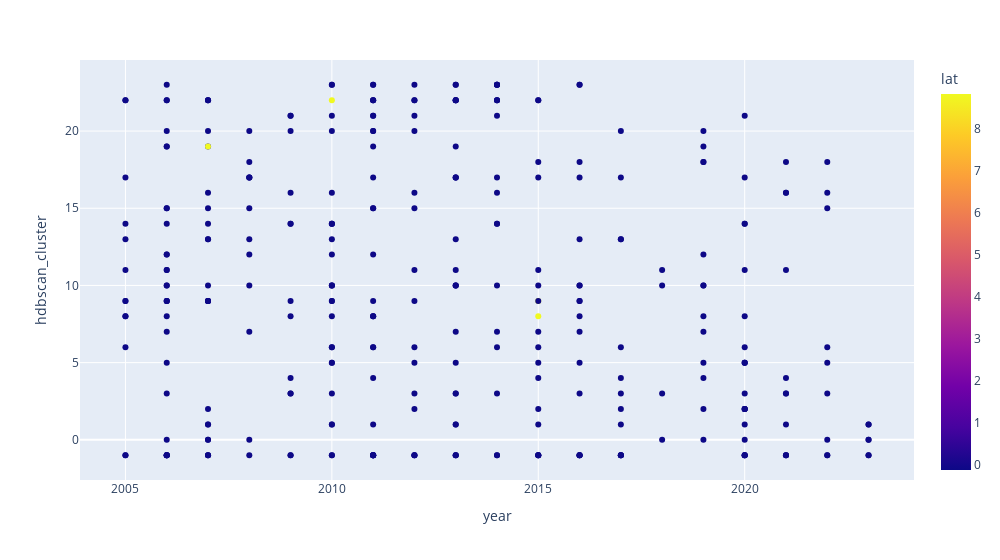
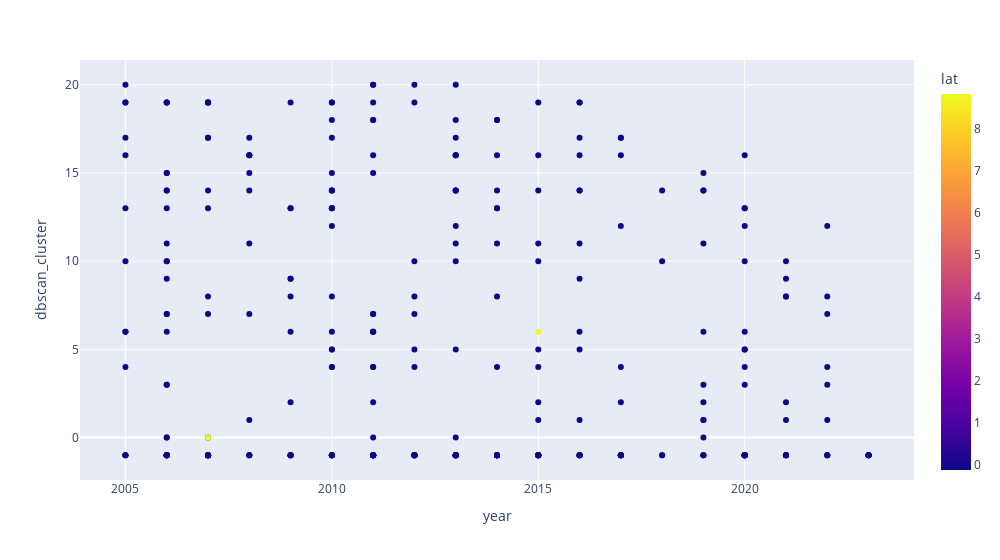
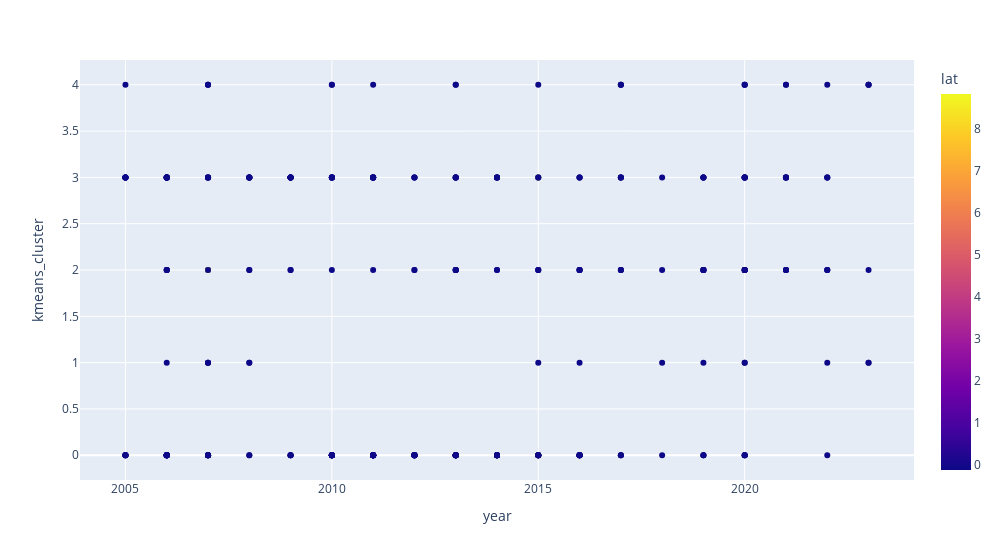

Write notebook code for charts like these, in order.
### Code cell
import plotly.express as px
for cluster in ["hdbscan_cluster", "dbscan_cluster", "kmeans_cluster"]:
    fig = px.scatter(area_df, x="year", y=cluster, color="lat", width=1000)
    fig.show()

### Figure 1 — Plotly figure (JSON) as saved in the notebook; plotly's stock layout.template omitted (floating-point values rounded to 4 significant figures; data arrays with more than 128 entries replaced by an {"elided": "..."} marker saying what was removed)
{"data": [{"hovertemplate": "year=%{x}<br>hdbscan_cluster=%{y}<br>lat=%{marker.color}<extra></extra>", "legendgroup": "", "marker": {"color": {"elided": "315 float values"}, "coloraxis": "coloraxis", "symbol": "circle"}, "mode": "markers", "name": "", "orientation": "v", "showlegend": false, "type": "scatter", "x": {"elided": "315 int values"}, "xaxis": "x", "y": {"elided": "315 int values"}, "yaxis": "y"}], "layout": {"coloraxis": {"colorbar": {"title": {"text": "lat"}}, "colorscale": [[0, "#0d0887"], [0.1111, "#46039f"], [0.2222, "#7201a8"], [0.3333, "#9c179e"], [0.4444, "#bd3786"], [0.5556, "#d8576b"], [0.6667, "#ed7953"], [0.7778, "#fb9f3a"], [0.8889, "#fdca26"], [1, "#f0f921"]]}, "legend": {"tracegroupgap": 0}, "margin": {"t": 60}, "width": 1000, "xaxis": {"anchor": "y", "domain": [0, 1], "title": {"text": "year"}}, "yaxis": {"anchor": "x", "domain": [0, 1], "title": {"text": "hdbscan_cluster"}}}}

### Figure 2 — Plotly figure (JSON) as saved in the notebook; plotly's stock layout.template omitted (floating-point values rounded to 4 significant figures; data arrays with more than 128 entries replaced by an {"elided": "..."} marker saying what was removed)
{"data": [{"hovertemplate": "year=%{x}<br>dbscan_cluster=%{y}<br>lat=%{marker.color}<extra></extra>", "legendgroup": "", "marker": {"color": {"elided": "315 float values"}, "coloraxis": "coloraxis", "symbol": "circle"}, "mode": "markers", "name": "", "orientation": "v", "showlegend": false, "type": "scatter", "x": {"elided": "315 int values"}, "xaxis": "x", "y": {"elided": "315 int values"}, "yaxis": "y"}], "layout": {"coloraxis": {"colorbar": {"title": {"text": "lat"}}, "colorscale": [[0, "#0d0887"], [0.1111, "#46039f"], [0.2222, "#7201a8"], [0.3333, "#9c179e"], [0.4444, "#bd3786"], [0.5556, "#d8576b"], [0.6667, "#ed7953"], [0.7778, "#fb9f3a"], [0.8889, "#fdca26"], [1, "#f0f921"]]}, "legend": {"tracegroupgap": 0}, "margin": {"t": 60}, "width": 1000, "xaxis": {"anchor": "y", "domain": [0, 1], "title": {"text": "year"}}, "yaxis": {"anchor": "x", "domain": [0, 1], "title": {"text": "dbscan_cluster"}}}}

### Figure 3 — Plotly figure (JSON) as saved in the notebook; plotly's stock layout.template omitted (floating-point values rounded to 4 significant figures; data arrays with more than 128 entries replaced by an {"elided": "..."} marker saying what was removed)
{"data": [{"hovertemplate": "year=%{x}<br>kmeans_cluster=%{y}<br>lat=%{marker.color}<extra></extra>", "legendgroup": "", "marker": {"color": {"elided": "315 float values"}, "coloraxis": "coloraxis", "symbol": "circle"}, "mode": "markers", "name": "", "orientation": "v", "showlegend": false, "type": "scatter", "x": {"elided": "315 int values"}, "xaxis": "x", "y": {"elided": "315 int values"}, "yaxis": "y"}], "layout": {"coloraxis": {"colorbar": {"title": {"text": "lat"}}, "colorscale": [[0, "#0d0887"], [0.1111, "#46039f"], [0.2222, "#7201a8"], [0.3333, "#9c179e"], [0.4444, "#bd3786"], [0.5556, "#d8576b"], [0.6667, "#ed7953"], [0.7778, "#fb9f3a"], [0.8889, "#fdca26"], [1, "#f0f921"]]}, "legend": {"tracegroupgap": 0}, "margin": {"t": 60}, "width": 1000, "xaxis": {"anchor": "y", "domain": [0, 1], "title": {"text": "year"}}, "yaxis": {"anchor": "x", "domain": [0, 1], "title": {"text": "kmeans_cluster"}}}}
